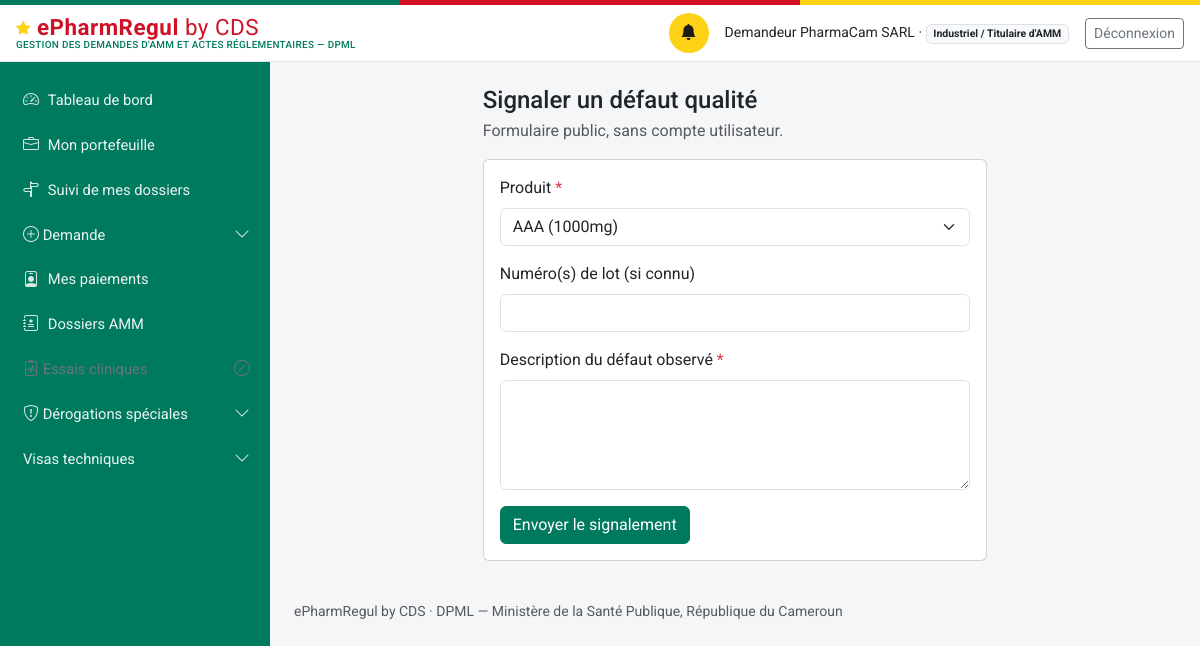
Screenshot of /signalements/public (signed in) with the database file from the repository.
### models.py (models this page shows, shortened)
class Personne(db.Model):
    id = db.Column(db.Integer, primary_key=True)
    nom_complet = db.Column(db.String(200), nullable=False)
    email = db.Column(db.String(150), unique=True, nullable=False)  # identifiant de connexion
    password_hash = db.Column(db.String(255), nullable=False)
    role_systeme = db.Column(db.String(50), nullable=False)
    etablissement_rattachement_id = db.Column(db.Integer, db.ForeignKey("etablissement.id"), nullable=True)
    contact = db.Column(db.String(200))
    statut_compte = db.Column(db.String(20), nullable=False, default="actif")
    date_creation = db.Column(db.DateTime, default=datetime.utcnow)
    date_inscription = db.Column(db.DateTime, nullable=True)
    date_decision = db.Column(db.DateTime, nullable=True)
    decide_par_id = db.Column(db.Integer, db.ForeignKey("personne.id"), nullable=True)
    etablissement = db.relationship("Etablissement", foreign_keys=[etablissement_rattachement_id])
    decide_par = db.relationship("Personne", remote_side=[id],
                                 foreign_keys=[decide_par_id])
    @property
    def role_label(self):
        from permissions import ROLES
        return ROLES.get(self.role_systeme, self.role_systeme)
    @property
    def niveau(self):
        from permissions import niveau
        return niveau(self)
    @property
    def est_externe(self):
        from permissions import est_externe
        return est_externe(self.role_systeme)

### routes_mc.py (the view, shortened to what this page needs)
@mc_bp.route("/signalements/public", methods=["GET", "POST"])
def public():
    produits = Produit.query.order_by(Produit.nom_commercial).all()
    return render_template("marche/public.html", produits=produits)

### auth.py (called while the page is built)
def current_user():
    uid = session.get("user_id")
    if not uid:
        return None
    return db.session.get(Personne, uid)

### matrice_acces.py (called while the page is built, shortened)
def profil(utilisateur):
    if utilisateur is None:
        return None
    return PROFILS_DEMANDEUR.get(utilisateur.role_systeme)

def acte_concerne(utilisateur, code_acte):
    fiche = profil(utilisateur)
    if fiche is None:
        return True
    return code_acte in fiche["actes"]

def motif_indisponible(utilisateur):
    fiche = profil(utilisateur)
    return MOTIF_HORS_PROFIL.format(
        profil=fiche["libelle"] if fiche else "—")

def _admis(entree, utilisateur, drapeaux):
    if utilisateur is None:
        return False
    role = utilisateur.role_systeme
    externe = est_externe(role)
    if externe:
        profils = entree.get("profils", ())
        if not profils:
            return False
        if "*" not in profils and "*externe*" not in profils \
                and role not in profils:
            return False
    condition = entree.get("condition")
    if condition and externe and not drapeaux.get(condition):
        return False
    return True

def _enfants_taxonomie(utilisateur, chemin=""):
    import taxonomie_demandes as tax
    enfants = []
    for famille in tax.enfants_avec_liens([]):
        ok = acte_concerne(utilisateur, famille["code"])
        enfants.append({
            "code": famille["code"], "libelle": famille["libelle"],
            "icone": famille["icone"], "href": famille["href"],
            "accessible": ok,
            "motif": None if ok else motif_indisponible(utilisateur),
            "actif": bool(chemin) and (chemin == famille["href"]
                                       or chemin.startswith(
                                           famille["href"].rstrip("/") + "/")),
        })
    return enfants

### models.py (called while the page is built)
    @property
    def libelle(self):
        base = self.nom_commercial or self.denomination_commune_internationale or f"Produit #{self.id}"
        if self.dosage:
            return f"{base} ({self.dosage})"
        return base

### paiements.py (called while the page is built)
def _representant_etablissement(etablissement_id):
    return (Personne.query
            .filter(Personne.etablissement_rattachement_id == etablissement_id,
                    Personne.role_systeme.in_(_PROFILS_REPRESENTANTS),
                    Personne.statut_compte == "actif")
            .first())

### permissions.py (called while the page is built)
def est_externe(role):
    return role in ROLES_EXTERNES

def a_niveau(user, minimum):
    return niveau(user) >= minimum

### templates/marche/public.html (shortened to what this page needs)
{% extends "base.html" %}
{% block content %}
<div class="row justify-content-center">
  <div class="col-lg-7">
    <h4 class="mb-1">Signaler un défaut qualité</h4>
    <p class="text-muted">Formulaire public, sans compte utilisateur.</p>
    <div class="card">
      <div class="card-body">
        <form method="post" novalidate>
          <div class="mb-3">
            <label for="produit_id" class="form-label">Produit <span class="text-danger">*</span></label>
            <select class="form-select" id="produit_id" name="produit_id" required>
              {% for p in produits %}
              <option value="{{ p.id }}">{{ p.libelle }}</option>
              {% endfor %}
            </select>
          </div>
          <div class="mb-3">
            <label for="numeros_lots" class="form-label">Numéro(s) de lot (si connu)</label>
            <input type="text" class="form-control" id="numeros_lots" name="numeros_lots">
          </div>
          <div class="mb-3">
            <label for="description" class="form-label">Description du défaut observé <span class="text-danger">*</span></label>
            <textarea class="form-control" id="description" name="description" rows="4" required></textarea>
          </div>
          <button type="submit" class="btn btn-primary">Envoyer le signalement</button>
        </form>
      </div>
    </div>
  </div>
</div>
{% endblock %}

### templates/base.html (shortened to what this page needs)
<!doctype html>
<html lang="fr">
<head>
<link href="https://cdn.jsdelivr.net/npm/bootstrap@5.3.3/dist/css/bootstrap.min.css" rel="stylesheet">
<link href="https://cdn.jsdelivr.net/npm/bootstrap-icons@1.11.3/font/bootstrap-icons.css" rel="stylesheet">
<link href="{{ url_for('static', filename='css/style.css') }}" rel="stylesheet">
</head>
<body>
<div class="sireph-flagbar" aria-hidden="true"><span></span><span></span><span></span></div>
<header class="sireph-topbar">
  <div class="container-fluid px-3 py-2 d-flex align-items-center justify-content-between">
    <div class="d-flex align-items-center gap-2">
      <a class="sireph-brand" href="{{ current_user and url_for('dashboard') or url_for('login') }}">
        <i class="bi bi-star-fill"></i> ePharmRegul <span class="fw-normal">by CDS</span>
        <small>Gestion des demandes d'AMM et actes réglementaires — DPML</small>
      </a>
    </div>
    {% if current_user %}
    <div class="d-flex align-items-center gap-3">
      <a href="{{ url_for('notifications_liste') }}" class="sireph-icon-btn" title="Notifications" aria-label="Notifications">
        <i class="bi bi-bell-fill"></i>
      </a>
      <span class="small d-none d-md-inline">{{ current_user.nom_complet }} ·
        <span class="badge bg-light text-dark border">{{ current_user.role_label }}</span></span>
      <a href="{{ url_for('logout') }}" class="btn btn-sm btn-outline-secondary">Déconnexion</a>
    </div>
    {% endif %}
  </div>
</header>
<div class="sireph-layout">
  {% if current_user %}
  <nav id="sireph-sidebar" class="offcanvas-lg offcanvas-start sireph-sidebar" tabindex="-1"
       aria-label="Navigation principale">
    <div class="offcanvas-body d-flex flex-column p-0">
      <ul class="nav nav-pills flex-column">
        {% for e in menu %}
        {% if e.enfants %}
        <li class="nav-item">
          <a class="nav-link d-flex align-items-center justify-content-between
                    {{ 'active' if e.actif }} {{ 'disabled text-secondary' if not e.accessible }}"
             {% if e.accessible %}
             data-bs-toggle="collapse" href="#groupe-{{ e.code }}" role="button"
             aria-expanded="{{ 'true' if e.ouvert else 'false' }}"
             aria-controls="groupe-{{ e.code }}"
             {% else %}
             href="#" tabindex="-1" aria-disabled="true"
             title="{{ e.motif }}" data-bs-toggle="tooltip"
             onclick="return false;"
             {% endif %}>
            <span><i class="bi {{ e.icone }}"></i> {{ e.libelle }}</span>
            {% if e.accessible %}
            <i class="bi bi-chevron-down small sireph-chevron"></i>
            {% else %}
            <i class="bi bi-slash-circle small" aria-hidden="true"></i>
            {% endif %}
          </a>
        </li>
        {% else %}
        <li class="nav-item">
          <a class="nav-link {{ 'active' if e.actif }}
                    {{ 'disabled text-secondary' if not e.accessible }}"
             {% if e.accessible %}href="{{ e.href }}"
             {% else %}href="#" tabindex="-1" aria-disabled="true"
             title="{{ e.motif }}" data-bs-toggle="tooltip"
             onclick="return false;"{% endif %}>
            <i class="bi {{ e.icone }}"></i> {{ e.libelle }}
          </a>
        </li>
        {% endif %}
        {% endfor %}
      </ul>
    </div>
  </nav>
  {% endif %}
  <main id="contenu-principal" class="sireph-content">
    {% block content %}{% endblock %}
    <footer class="text-muted small py-4 mt-3">
      ePharmRegul by CDS · DPML — Ministère de la Santé Publique, République du Cameroun
    </footer>
  </main>
</div>
</body>
</html>

### static/css/style.css (style rules this page uses)
:root { --cm-green: #007a5e; --cm-green-dark: #00553f; --cm-red: #ce1126; --cm-yellow: #fcd116; }
body { background-color: #f4f6f8; font-family: "Roboto", -apple-system, BlinkMacSystemFont, "Segoe UI", Arial, sans-serif; }
.sireph-flagbar { height: 5px; display: flex; }
.sireph-flagbar span { flex: 1 1 0; }
.sireph-flagbar span:nth-child(1) { background-color: var(--cm-green); }
.sireph-flagbar span:nth-child(2) { background-color: var(--cm-red); }
.sireph-flagbar span:nth-child(3) { background-color: var(--cm-yellow); }
.sireph-topbar { background-color: #ffffff; border-bottom: 1px solid #e2e6ea; }
.sireph-brand { font-weight: 700; font-size: 1.4rem; color: var(--cm-red); letter-spacing: 0.5px; text-decoration: none; line-height: 1.1; }
.sireph-brand .bi-star-fill { color: var(--cm-yellow); font-size: 0.9rem; vertical-align: 2px; }
.sireph-brand small { display: block; font-size: 0.62rem; font-weight: 500; color: var(--cm-green); letter-spacing: 0.3px; text-transform: uppercase; }
.sireph-icon-btn { width: 40px; height: 40px; border-radius: 50%; display: inline-flex; align-items: center; justify-content: center; color: #1c1c1c; background-color: var(--cm-yellow); border: none; text-decoration: none; }
.sireph-layout { display: flex; align-items: stretch; min-height: calc(100vh - 63px); }
.sireph-sidebar { background-color: var(--cm-green) !important; width: 270px; flex-shrink: 0; padding: 1rem 0; }
.sireph-sidebar .nav-link { color: rgba(255, 255, 255, 0.92); padding: 0.65rem 1.25rem; border-left: 3px solid transparent; border-radius: 0; font-size: 0.92rem; display: flex; align-items: center; gap: 0.55rem; }
.sireph-sidebar .nav-link i { font-size: 1rem; opacity: 0.9; }
.sireph-content { flex: 1 1 auto; min-width: 0; padding: 1.5rem; }
.btn-primary { --bs-btn-bg: var(--cm-green); --bs-btn-border-color: var(--cm-green); --bs-btn-hover-bg: var(--cm-green-dark); --bs-btn-hover-border-color: var(--cm-green-dark); --bs-btn-active-bg: var(--cm-green-dark); }

### rows the page displays
Personne: nom_complet "Demandeur PharmaCam SARL", role_label "Industriel / Titulaire d'AMM"

### other values shown
{{ e.libelle }} "Tableau de bord" "Mon portefeuille" "Suivi de mes dossiers" "Mes paiements" "Dossiers AMM"
{{ e.libelle }} "Demande" "Essais cliniques" "Dérogations spéciales" "Visas techniques"
form field produit_id "AAA (1000mg)"
